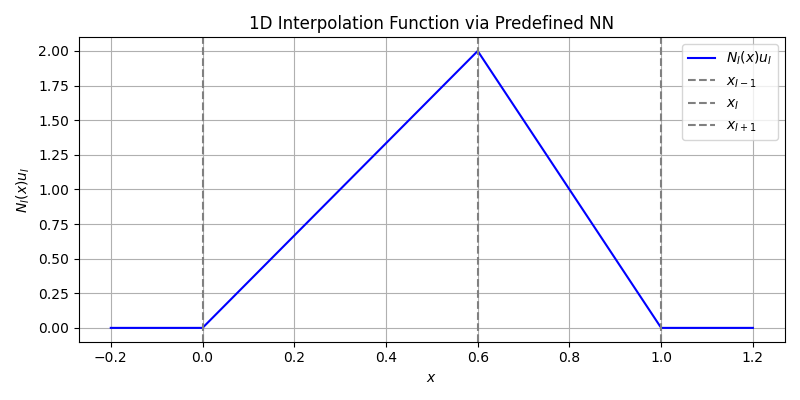

The Python source for this figure:
import numpy as np
import matplotlib.pyplot as plt

def relu(x):
    return np.maximum(0, x)

def shape_interpolation_NIuI(x_vals, x_I_minus_1, x_I, x_I_plus_1, u_I):
    outputs = []

    for x in x_vals:
        # First ReLU layer outputs
        a1 = relu(-x + x_I)        # top branch
        a2 = relu(x - x_I)         # bottom branch

        # Second ReLU layer outputs
        a3 = relu((-1 / (x_I - x_I_minus_1)) * a1 + 1)
        a4 = relu((-1 / (x_I_plus_1 - x_I)) * a2 + 1)

        # Third layer: linear + bias -0.5, no activation (A0 is identity)
        a5 = a3 - 0.5
        a6 = a4 - 0.5

        # Final output: scaled by nodal value u_I
        N_I_uI = u_I * (a5 + a6)

        outputs.append(N_I_uI)

    return np.array(outputs)

# Node positions and nodal value
x_I_minus_1 = 0.0
x_I = 0.6
x_I_plus_1 = 1.0
u_I = 2.0  # nodal value to interpolate

# Evaluate over a range
x_vals = np.linspace(-0.2, 1.2, 500)
N_vals = shape_interpolation_NIuI(x_vals, x_I_minus_1, x_I, x_I_plus_1, u_I)

# Plot
plt.figure(figsize=(8, 4))
plt.plot(x_vals, N_vals, label='$N_I(x) u_I$', color='blue')
plt.axvline(x_I_minus_1, color='gray', linestyle='--', label='$x_{I-1}$')
plt.axvline(x_I, color='gray', linestyle='--', label='$x_I$')
plt.axvline(x_I_plus_1, color='gray', linestyle='--', label='$x_{I+1}$')
plt.xlabel('$x$')
plt.ylabel('$N_I(x) u_I$')
plt.title('1D Interpolation Function via Predefined NN')
plt.grid(True)
plt.legend()
plt.tight_layout()
plt.show()
